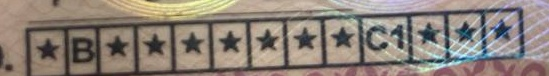
#> input picture detected_parts/Categories_0.62.jpg, 549 x 76 px; its folder holds only this picture in this run
$ python driverLicenseReader.py
#> lines starting #> are read from the running program, lines starting #| are printed output that depends on the picture; after the words box and inside, x2 and y2 are one past the last pixel; in counts of white or black regions, pixels touching at a corner belong together
#> in extract_text_from_image, image is the input picture: shape (76, 549, 3); mean B, G, R 119.7, 129.2, 140.6
import cv2
import pytesseract
import json
import os
import numpy as np

def preprocess_categories_image(image):
    try:
        # Convert to grayscale
        gray = cv2.cvtColor(image, cv2.COLOR_BGR2GRAY)
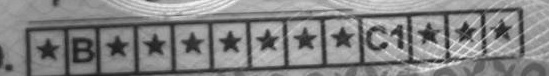
#> gray: shape (76, 549); min 24, max 245, mean 131.5

        # Increase contrast
        gray = cv2.equalizeHist(gray)
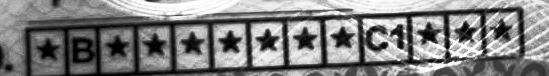
#> gray: shape (76, 549); min 0, max 255, mean 128.4

        # Resize image to make it larger
        scale_factor = 2
        enlarged = cv2.resize(gray, None, fx=scale_factor, fy=scale_factor, interpolation=cv2.INTER_CUBIC)
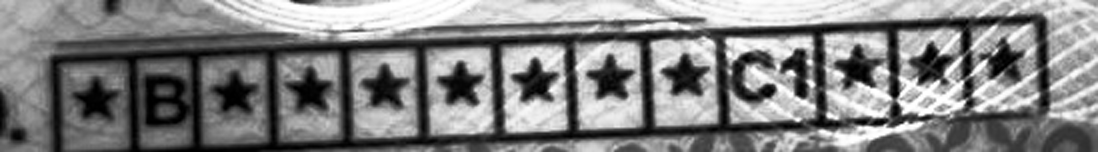
#> enlarged: shape (152, 1098); min 0, max 255, mean 128.4

        # Apply adaptive threshold
        binary = cv2.adaptiveThreshold(enlarged, 255, cv2.ADAPTIVE_THRESH_GAUSSIAN_C,
                                     cv2.THRESH_BINARY, 11, 2)
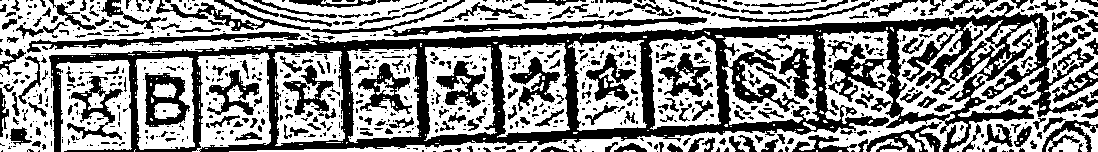
#> binary: shape (152, 1098); 56.5% white; 843 black regions (582 under 20 px), largest, box (x1, y1, x2, y2) and area: (49, 2, 1098, 152) 35765, (384, 17, 707, 37) 1788, (156, 0, 465, 34) 1591

        # Denoise
        denoised = cv2.fastNlMeansDenoising(binary)

        return denoised
    except Exception as e:
        print(f"Error in preprocessing: {str(e)}")
        return image

def extract_text_from_image(image_path, filename):
    # Load the image
    image = cv2.imread(image_path)
    if image is None:
        print(f"Failed to load image: {image_path}")
        return ""

    try:
        if 'Categories' in filename:
            # Special processing for categories
            processed_image = preprocess_categories_image(image)
            # Configure tesseract for license categories
            custom_config = r'--oem 3 --psm 6 -c tessedit_char_whitelist=ABCDE123'
#> (the run stopped early here; a loop or call above may not have finished)

$ run again, on detected_parts/Categories_0.93.jpg
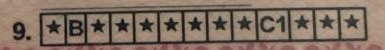
#> input picture detected_parts/Categories_0.93.jpg, 385 x 50 px
#> in extract_text_from_image, image is the input picture: shape (50, 385, 3); mean B, G, R 98, 111.6, 129.5
#> in preprocess_categories_image, `enlarged = cv2.resize(gray, None, fx=scale_factor, fy=scale_factor, in..`:
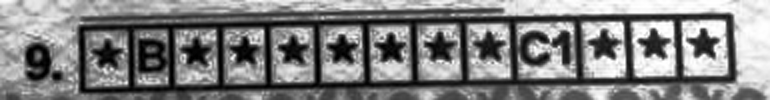
#> enlarged: shape (100, 770); min 0, max 255, mean 129
#> in preprocess_categories_image, `binary = cv2.adaptiveThreshold(enlarged, 255, cv2.ADAPTIVE_THRESH_GAUS..`:
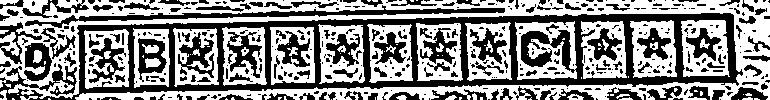
#> binary: shape (100, 770); 53.9% white; 444 black regions (308 under 20 px), largest, box (x1, y1, x2, y2) and area: (0, 13, 743, 100) 15648, (25, 5, 505, 28) 2199, (178, 32, 214, 78) 724
